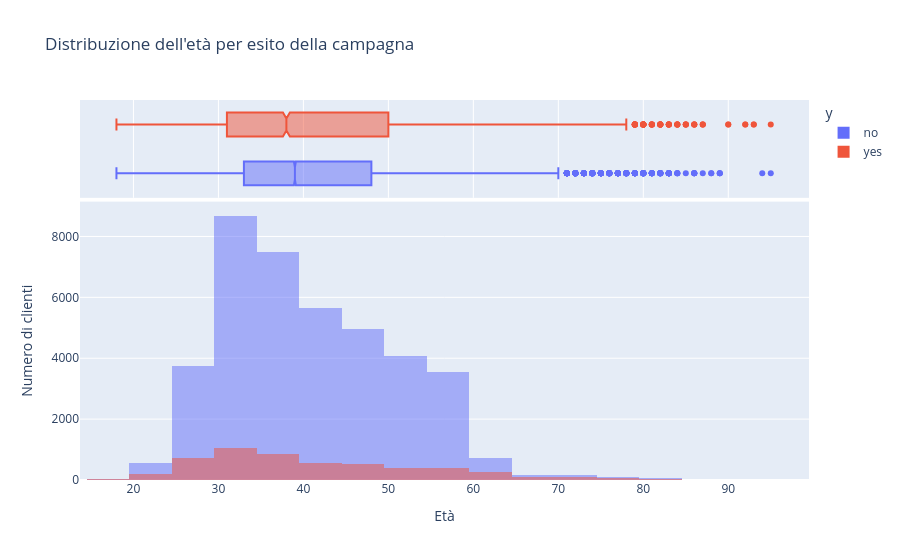

Notebook code cell kept with this figure:
### Markdown cell above
### Profilo demografico: età

Un primo controllo naturale riguarda l’età: la campagna sta parlando al segmento giusto? Usiamo un istogramma, colorato per esito della campagna.

### Code cell
# Distribuzione dell'età per esito della campagna
fig = px.histogram(
    df,
    x="age",
    color="y",
    nbins=30,
    barmode="overlay",
    marginal="box",
    title="Distribuzione dell'età per esito della campagna"
)
fig.update_layout(
    xaxis_title="Età",
    yaxis_title="Numero di clienti"
)
fig.show()

### Figure 1 — Plotly figure (JSON) as saved in the notebook; plotly's stock layout.template omitted (floating-point values rounded to 4 significant figures; data arrays with more than 128 entries replaced by an {"elided": "..."} marker saying what was removed)
{"data": [{"bingroup": "x", "hovertemplate": "y=no<br>age=%{x}<br>count=%{y}<extra></extra>", "legendgroup": "no", "marker": {"color": "#636efa", "opacity": 0.5, "pattern": {"shape": ""}}, "name": "no", "nbinsx": 30, "orientation": "v", "showlegend": true, "type": "histogram", "x": {"elided": "39922 int values"}, "xaxis": "x", "yaxis": "y"}, {"hovertemplate": "y=no<br>age=%{x}<extra></extra>", "legendgroup": "no", "marker": {"color": "#636efa"}, "name": "no", "notched": true, "showlegend": false, "type": "box", "x": {"elided": "39922 int values"}, "xaxis": "x2", "yaxis": "y2"}, {"bingroup": "x", "hovertemplate": "y=yes<br>age=%{x}<br>count=%{y}<extra></extra>", "legendgroup": "yes", "marker": {"color": "#EF553B", "opacity": 0.5, "pattern": {"shape": ""}}, "name": "yes", "nbinsx": 30, "orientation": "v", "showlegend": true, "type": "histogram", "x": {"elided": "5289 int values"}, "xaxis": "x", "yaxis": "y"}, {"hovertemplate": "y=yes<br>age=%{x}<extra></extra>", "legendgroup": "yes", "marker": {"color": "#EF553B"}, "name": "yes", "notched": true, "showlegend": false, "type": "box", "x": {"elided": "5289 int values"}, "xaxis": "x2", "yaxis": "y2"}], "layout": {"barmode": "overlay", "legend": {"title": {"text": "y"}, "tracegroupgap": 0}, "title": {"text": "Distribuzione dell'età per esito della campagna"}, "xaxis": {"anchor": "y", "domain": [0, 1], "title": {"text": "Età"}}, "xaxis2": {"anchor": "y2", "domain": [0, 1], "matches": "x", "showgrid": true, "showticklabels": false}, "yaxis": {"anchor": "x", "domain": [0, 0.7326], "title": {"text": "Numero di clienti"}}, "yaxis2": {"anchor": "x2", "domain": [0.7426, 1], "matches": "y2", "showgrid": false, "showline": false, "showticklabels": false, "ticks": ""}}}
